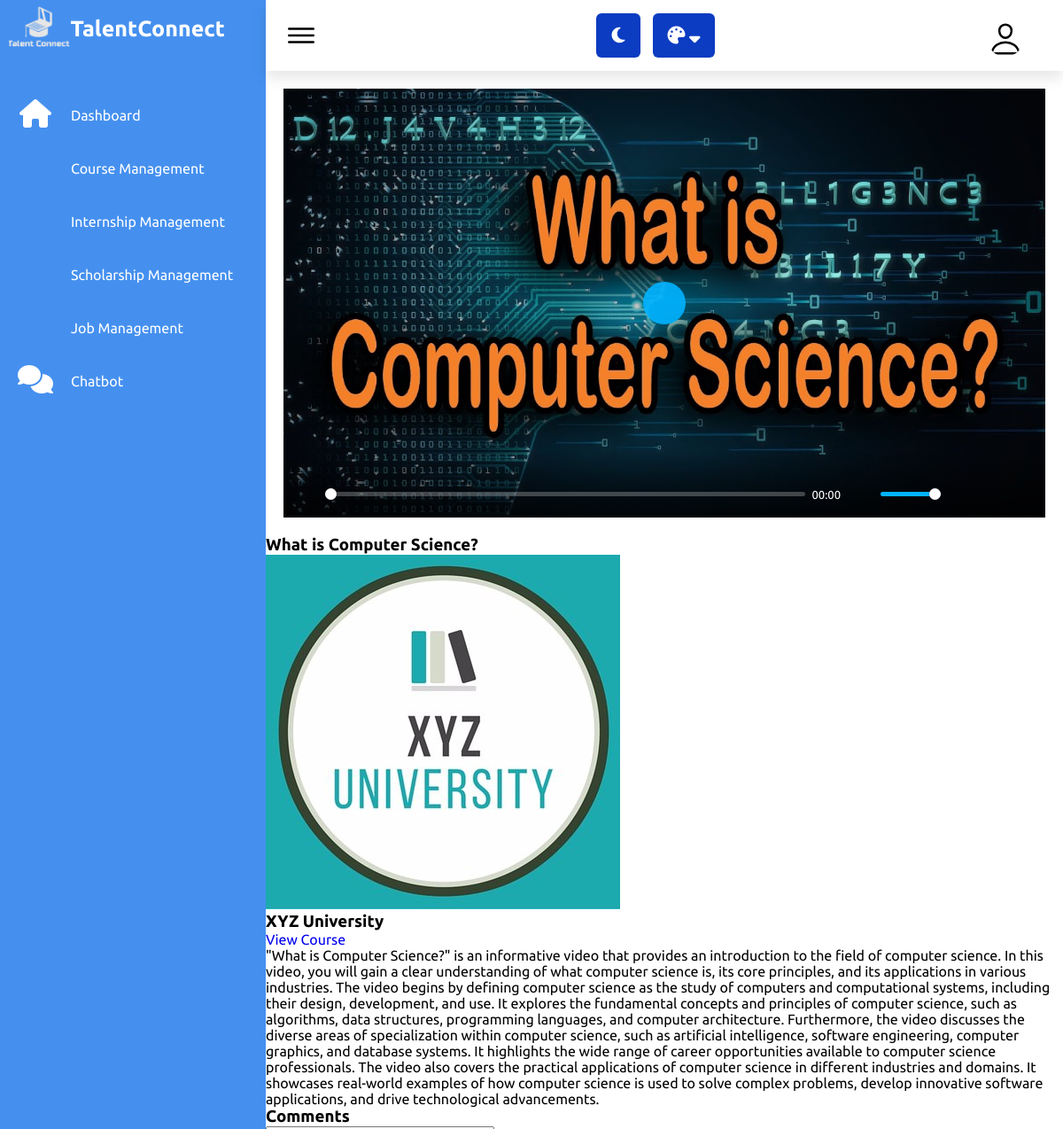
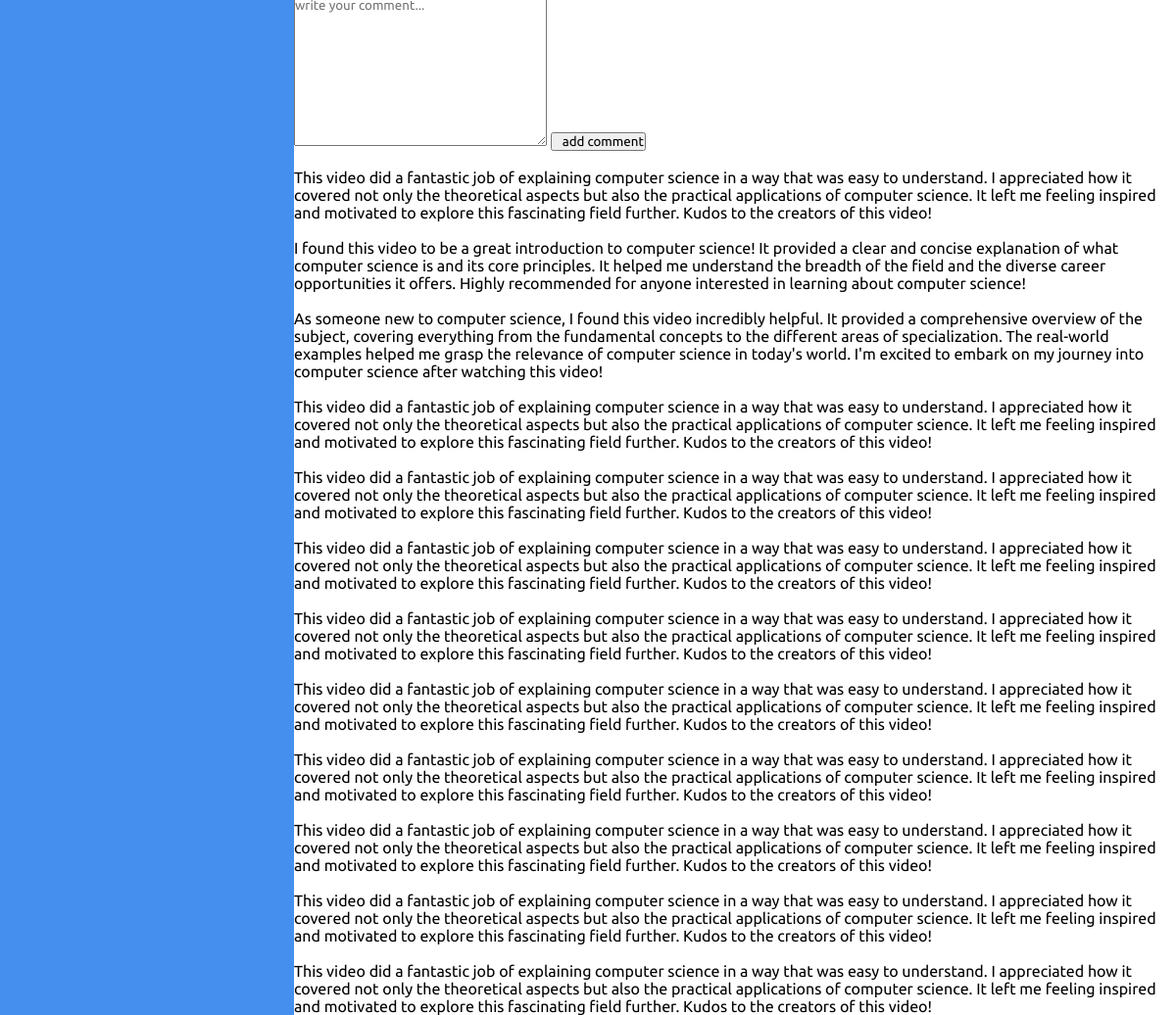
The page /admin/watch_video.php?video_id=1 (signed in) on the database its author committed (2 pictures, top to bottom).
### tables this page shows
CREATE TABLE `course_videos` (
  `video_ID` int(11) NOT NULL,
  `course_ID` int(11) NOT NULL,
  `video_Name` text NOT NULL,
  `video_Description` text NOT NULL,
  `video_Position_Name` text NOT NULL,
  `video_Picture` text NOT NULL,
  `video_Order` int(11) NOT NULL
);

CREATE TABLE `company` (
  `company_id` int(50) NOT NULL,
  `company_Name` varchar(100) NOT NULL,
  `company_Email` varchar(50) NOT NULL,
  `company_Password` varchar(50) NOT NULL,
  `company_PhoneNumber` int(50) NOT NULL,
  `company_Country` varchar(50) NOT NULL,
  `company_City` int(11) NOT NULL,
  `company_Status` varchar(10) NOT NULL,
  `company_Logo` text NOT NULL,
  `company_Website` varchar(255) NOT NULL,
  `company_Location` varchar(255) NOT NULL,
  `company_Linkedin` varchar(255) NOT NULL,
  `company_Twitter` varchar(50) NOT NULL,
  `company_Facebook` varchar(50) NOT NULL,
  `company_Instagram` varchar(50) NOT NULL,
  `company_About` text NOT NULL
);

CREATE TABLE `courses` (
  `course_ID` int(11) NOT NULL,
  `course_Name` varchar(50) NOT NULL,
  `course_Description` text NOT NULL,
  `course_Creator` varchar(50) NOT NULL,
  `course_Category` varchar(50) NOT NULL,
  `course_Picture` text NOT NULL,
  `course_overall_Video` text NOT NULL,
  `course_Fees` int(11) NOT NULL,
  `course_Status` varchar(10) NOT NULL,
  `course_Launch_Date` date NOT NULL DEFAULT current_timestamp()
);

CREATE TABLE `videos_comments` (
  `comment_ID` int(11) NOT NULL,
  `video_ID` int(11) NOT NULL,
  `course_ID` int(11) NOT NULL,
  `individual_ID` int(10) NOT NULL,
  `comment` text NOT NULL,
  `comment_Date` date NOT NULL DEFAULT current_timestamp()
);

### admin/watch_video.php (the view, shortened to what this page needs)
<?php
    include "structuralAdminPage.php";
    if(isset($_GET['video_id'])){
        $video_id = $_GET['video_id'];
    }else{
        $video_id = '';
        header('location: videos.php');
    }
    ?>
<section class="watch-video">
   <?php
      $select_videos = mysqli_query($conn,"SELECT * FROM `course_videos` WHERE video_ID = $video_id");
      if(mysqli_num_rows($select_videos) > 0){
         while(($fetch_video = mysqli_fetch_assoc($select_videos))){
            $select_course_Creator = mysqli_query($conn,
               "SELECT * FROM courses
               INNER JOIN course_videos ON courses.course_ID = course_videos.course_ID
               INNER JOIN company ON company.company_Name  = courses.course_Creator
               WHERE video_ID = $video_id"
            );
            $fetch_course_Creator = mysqli_fetch_assoc($select_course_Creator)
   ?>
<link rel="stylesheet" href="../css/plyr.css">
   <div class="video-details">
      <div  class="DIVvideo" style="margin: 20px;">
      </div>
      <h3 class="title"><?= $fetch_video['video_Name']; ?></h3>
      <div class="tutor">
         <img src="../images/companies_universities_images/<?= $fetch_course_Creator['company_Logo']; ?>" alt="">
         <div>
            <h3><?= $fetch_course_Creator['course_Creator']; ?></h3>
         </div>
      </div>
      <form action="" method="post" class="flex">
         <a href="viewCourse.php?course_id=<?= $fetch_video['course_ID']; ?>&LOGO=<?= $fetch_course_Creator['company_Logo']; ?>" class="inline-btn">View Course</a>
      </form>
      <div class="description"><p><?= $fetch_video['video_Description']; ?></p></div>
   </div>
   <?php
         }
      }else{
         echo '<p class="empty">no videos added yet!</p>';
      }
   ?>
   <div class="comments">
      <h3>Comments</h3>
      <div class="addComment">
         <form action="" method="post" class="add-comment">
            <textarea name="comment_box" required placeholder="write your comment..." maxlength="1000" cols="30" rows="10"></textarea>
            <input type="submit" value="add comment" name="add_comment" class="inline-btn">
         </form>
      </div>
      <?php
         $select_comments = mysqli_query($conn,"SELECT * FROM videos_comments WHERE video_ID=$video_id ");
         if(mysqli_num_rows($select_comments) > 0){
            while($fetch_comment = mysqli_fetch_assoc($select_comments)){
?>
      <div class="SingleComment">
         <div class="commentHeader">
         </div>
         <p class="commentText">
            <?= $fetch_comment['comment'] ?>
         </p>
      </div>
<?php
   }
}
else{
   echo'
      <p>NO comments Yet</p>
   ';
}
?>
   </div>
</section>

### admin/assets/css/style.css (style rules this page uses)
* { font-family: "Ubuntu", sans-serif; margin: 0; padding: 0; box-sizing: border-box; text-decoration: none; }
:root { --white: #fff; --black: #24292d; --nav-main: #4590ef; --switchers-main: #303d61; --gray: #f5f5f5; --black2: #999; }
body { min-height: 100vh; overflow-x: hidden; }

### admin/assets/css/empty.css (style rules this page uses)
* { font-family: "Ubuntu", sans-serif; margin: 0; padding: 0; box-sizing: border-box; text-decoration: none; }
:root { --white: #fff; --black: #24292d; --nav-main: #4590ef; --switchers-main: #0b3cc1; --gray: #f5f5f5; --black2: #999; }

### admin/assets/css/profile.css (style rules this page uses)
* { font-family: "Ubuntu", sans-serif; margin: 0; padding: 0; box-sizing: border-box; text-decoration: none; }
:root { --white: #fff; --black: #24292d; --nav-main: #4590ef; --switchers-main: #0b3cc1; --gray: #f5f5f5; --black2: #999; }

### admin/assets/css/dark.css (style rules this page uses)
:root { --white: #fff; --black: #24292d; --nav-main: #4590ef; --switchers-main: #0b3cc1; --gray: #f5f5f5; --black2: #999; }

### admin/assets/css/customers.css (style rules this page uses)
* { font-family: "Ubuntu", sans-serif; margin: 0; padding: 0; box-sizing: border-box; text-decoration: none; }
:root { --white: #fff; --black: #24292d; --nav-main: #4590ef; --switchers-main: #0b3cc1; --gray: #f5f5f5; --black2: #999; }

### admin/assets/css/navbar.css (style rules this page uses)
* { font-family: "Ubuntu", sans-serif; margin: 0; padding: 0; box-sizing: border-box; text-decoration: none; }
:root { --white: #fff; --black: #24292d; --nav-main: #4590ef; --switchers-main: #0b3cc1; --gray: #f5f5f5; --black2: #999; }
body { min-height: 100vh; overflow-x: hidden; }

### admin/structuralAdminPage.php (style rules this page uses)
input { text-indent: 10px; }

### rows shown on the page
course_videos: video_Name "What is Computer Science?", company.company_Logo (picture), course_ID.course_Creator "XYZ University", video_Description "\"What is Computer Science?\" is an informative video that provides an introduction to the field of computer science. In this video, you will gain a clear understanding of what computer science is, its core principles, and its applications in various industries. The video begins by defining computer science as the study of computers and computational systems, including their design, development, and use. It explores the fundamental concepts and principles of computer science, such as algorithms, data structures, programming languages, and computer architecture. Furthermore, the video discusses the diverse areas of specialization within computer science, such as artificial intelligence,…"
videos_comments: comment "This video did a fantastic job of explaining computer science in a way that was easy to understand. I appreciated how it covered not only the theoretical aspects but also the practical applications of computer science. It left me feeling inspired and motivated to explore this fascinating field further. Kudos to the creators of this video!"
videos_comments: comment "I found this video to be a great introduction to computer science! It provided a clear and concise explanation of what computer science is and its core principles. It helped me understand the breadth of the field and the diverse career opportunities it offers. Highly recommended for anyone interested in learning about computer science!"
videos_comments: comment "As someone new to computer science, I found this video incredibly helpful. It provided a comprehensive overview of the subject, covering everything from the fundamental concepts to the different areas of specialization. The real-world examples helped me grasp the relevance of computer science in today's world. I'm excited to embark on my journey into computer science after watching this video!"
videos_comments: comment "This video did a fantastic job of explaining computer science in a way that was easy to understand. I appreciated how it covered not only the theoretical aspects but also the practical applications of computer science. It left me feeling inspired and motivated to explore this fascinating field further. Kudos to the creators of this video!"
videos_comments: comment "This video did a fantastic job of explaining computer science in a way that was easy to understand. I appreciated how it covered not only the theoretical aspects but also the practical applications of computer science. It left me feeling inspired and motivated to explore this fascinating field further. Kudos to the creators of this video!"
videos_comments: comment "This video did a fantastic job of explaining computer science in a way that was easy to understand. I appreciated how it covered not only the theoretical aspects but also the practical applications of computer science. It left me feeling inspired and motivated to explore this fascinating field further. Kudos to the creators of this video!"
videos_comments: comment "This video did a fantastic job of explaining computer science in a way that was easy to understand. I appreciated how it covered not only the theoretical aspects but also the practical applications of computer science. It left me feeling inspired and motivated to explore this fascinating field further. Kudos to the creators of this video!"
videos_comments: comment "This video did a fantastic job of explaining computer science in a way that was easy to understand. I appreciated how it covered not only the theoretical aspects but also the practical applications of computer science. It left me feeling inspired and motivated to explore this fascinating field further. Kudos to the creators of this video!"
videos_comments: comment "This video did a fantastic job of explaining computer science in a way that was easy to understand. I appreciated how it covered not only the theoretical aspects but also the practical applications of computer science. It left me feeling inspired and motivated to explore this fascinating field further. Kudos to the creators of this video!"
videos_comments: comment "This video did a fantastic job of explaining computer science in a way that was easy to understand. I appreciated how it covered not only the theoretical aspects but also the practical applications of computer science. It left me feeling inspired and motivated to explore this fascinating field further. Kudos to the creators of this video!"
videos_comments: comment "This video did a fantastic job of explaining computer science in a way that was easy to understand. I appreciated how it covered not only the theoretical aspects but also the practical applications of computer science. It left me feeling inspired and motivated to explore this fascinating field further. Kudos to the creators of this video!"
videos_comments: comment "This video did a fantastic job of explaining computer science in a way that was easy to understand. I appreciated how it covered not only the theoretical aspects but also the practical applications of computer science. It left me feeling inspired and motivated to explore this fascinating field further. Kudos to the creators of this video!"
